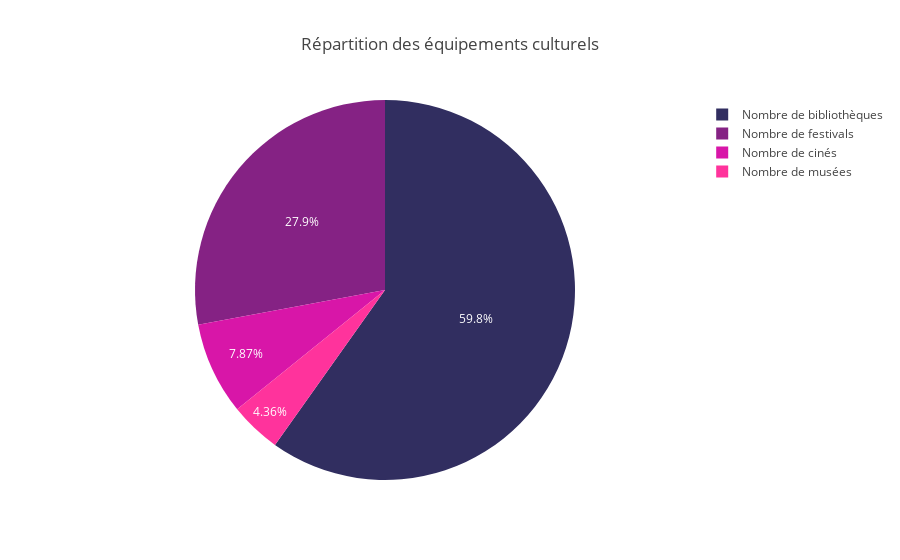

The notebook cell saved with this chart:
### Code cell
import plotly.express as px
import streamlit as st


# Réinitialiser l’index pour que les lignes deviennent une colonne
df_plot = df_transposed.reset_index()
df_plot.columns = ['Type équipement', 'Total']

# Création du camembert
fig = px.pie(
    df_plot,
    names='Type équipement',
    values='Total',
    title="Répartition des équipements culturels",
    color_discrete_sequence=["#312E60", "#852284", "#D816A8", "#FF339C"]
)
fig.show()
st.plotly_chart(fig)

### Figure 1 — Plotly figure (JSON) as saved in the notebook; plotly's stock layout.template omitted (floating-point values rounded to 4 significant figures)
{"data": [{"domain": {"x": [0, 1], "y": [0, 1]}, "hovertemplate": "Type équipement=%{label}<br>Total=%{value}<extra></extra>", "labels": ["Nombre de musées", "Nombre de cinés", "Nombre de festivals", "Nombre de bibliothèques"], "legendgroup": "", "name": "", "showlegend": true, "type": "pie", "values": [1136, 2053, 7283, 15598]}], "layout": {"legend": {"tracegroupgap": 0}, "piecolorway": ["#312E60", "#852284", "#D816A8", "#FF339C"], "title": {"text": "Répartition des équipements culturels"}}}
